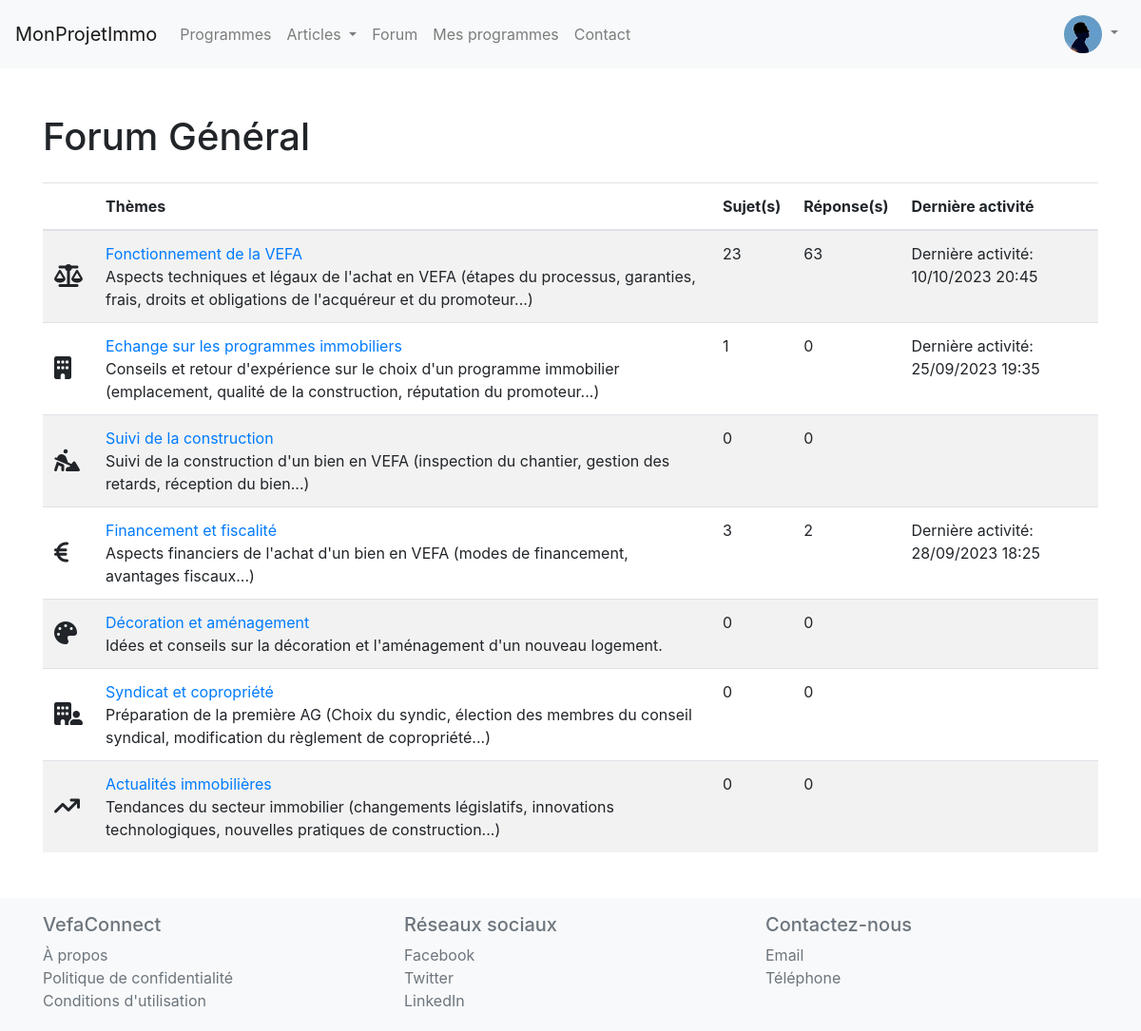
/general_forum/ (signed in), run on the app's committed database.
### forum/models.py (models this page shows, shortened)
class UserProfile(models.Model):
    GENDER_CHOICES = (
        ('M', 'Male'),
        ('F', 'Female'),
        ('O', 'Other'),
)
    user = models.OneToOneField(User, on_delete=models.CASCADE)
    bio = models.TextField(blank=True)
    followed_programs = models.ManyToManyField('website.RealEstateProgram', through='website.FollowedProgram', related_name='followers')
    joined_date = models.DateTimeField(auto_now_add=True)
    photo = models.ImageField(upload_to='user_photos/', blank=True, null=True)
    first_name = models.CharField(max_length=30, blank=True, null=True)
    last_name = models.CharField(max_length=30, blank=True, null=True)
    gender = models.CharField(max_length=1, null=False, blank=False, choices=GENDER_CHOICES)

class Forum(models.Model):
    name = models.CharField(max_length=200)
    description = models.TextField(blank=True)
    slug = models.SlugField(unique=True, blank=True)

class ForumTheme(models.Model):
    title = models.CharField(max_length=200)
    description = models.TextField(blank=True)
    forum = models.ForeignKey(Forum, on_delete=models.CASCADE, related_name='themes')
    order = models.IntegerField(default=0)
    icon_class = models.CharField(max_length=100, null=True, blank=True)
    slug = models.SlugField(unique=True, blank=True)
    def get_last_activity_date(self):
        last_post_date = self.posts.aggregate(Max('date_posted'))['date_posted__max']
        last_reply_date = Reply.objects.filter(post__theme=self).aggregate(Max('date_posted'))['date_posted__max']
        if last_post_date and last_reply_date:
            return max(last_post_date, last_reply_date)
        elif last_post_date:
            return last_post_date
        else:
            return last_reply_date
    def post_count(self):
        return self.posts.count()
    def reply_count(self):
        return Reply.objects.filter(post__in=self.posts.all()).count()

### forum/views.py (the view)
# urls.py: path('general_forum/', general_forum_view, name='general_forum'),
def general_forum_view(request):
    forum = get_object_or_404(Forum, name="Forum Général")
    themes = forum.themes.all().order_by('order')
    return render(request, 'general_forum.html', {'forum': forum, 'themes': themes})

### VefaConnect/context_processors.py (called while the page is built)
def categories(request):
    return {
        'categories': Category.objects.all()
    }

### forum/templates/general_forum.html (shortened to what this page needs)
{% extends 'base.html' %}
{% load static %}
{% block content %}
<head>
    <link rel="stylesheet" href="{% static 'forum/css/style.css' %}">
    <link href="{% static 'fontawesomefree/css/fontawesome.css' %}" rel="stylesheet" type="text/css">
    <link href="{% static 'fontawesomefree/css/brands.css' %}" rel="stylesheet" type="text/css">
    <link href="{% static 'fontawesomefree/css/solid.css' %}" rel="stylesheet" type="text/css">
</head>
<div class="container my-5">
    <h1>{{ forum.name }}</h1>
    <table class="table table-striped mt-4">
        <thead>
            <tr>
                <th scope="col"></th>
                <th scope="col">Thèmes</th>
                <th scope="col">Sujet(s)</th>
                <th scope="col">Réponse(s)</th>
                <th scope="col">Dernière activité</th>
            </tr>
        </thead>
        <tbody>
            {% for theme in themes %}
                <tr>
                    <td class="align-middle">
                        {% if theme.icon_class %}
                            <i class="{{ theme.icon_class }} icon-full-height"></i>
                        {% endif %}
                    </td>
                    <td>
                        <div><a href="{% url 'forum_theme_detail' topic_slug=theme.slug %}">{{ theme.title }}</a></div>
                        <div>{{ theme.description }}</div>
                    </td>
                    <td>
                        {{ theme.post_count|default:"0" }}
                    </td>
                    <td>
                        {{ theme.reply_count|default:"0" }}
                    </td>
                    <td>
                        {% if theme.get_last_activity_date %}
                            Dernière activité: {{ theme.get_last_activity_date|date:"d/m/Y H:i" }}
                        {% endif %}
                    </td>
                </tr>
            {% endfor %}
        </tbody>
    </table>
</div>
{% endblock %}

### templates/navbar.html (shortened to what this page needs)
<nav class="navbar navbar-expand-lg navbar-light bg-light">
    <a class="navbar-brand" href="{% url 'home' %}">MonProjetImmo</a>
    <div class="collapse navbar-collapse" id="navbarNav">
        <ul class="navbar-nav">
            <li class="nav-item">
                <a class="nav-link" href="{% url 'program_search' %}">Programmes</a>
            </li>
            <li class="nav-item dropdown">
                <a class="nav-link dropdown-toggle" href="#" id="articleDropdown" role="button" data-toggle="dropdown" aria-haspopup="true" aria-expanded="false">
                    Articles
                </a>
            </li>
            <li class="nav-item">
                <a class="nav-link" href="{% url 'general_forum' %}">Forum</a>
            </li>
            <li class="nav-item">
                <a class="nav-link" href="{% url 'programmes_suivis' %}"> Mes programmes</a>
            </li>
            <li class="nav-item">
                <a class="nav-link" href="{% url 'contact' %}">Contact</a>
            </li>
        </ul>
        <ul class="navbar-nav ml-auto">
            {% if user.is_authenticated %}
            <li class="nav-item dropdown">
                <a class="nav-link dropdown-toggle" href="#" id="navbarDropdown" role="button" data-toggle="dropdown" aria-haspopup="true" aria-expanded="false">
                    <img src="{{ user.userprofile.photo.url  }}" class="rounded-circle" style="width:40px; height:40px; object-fit:cover;" alt="Avatar">
                </a>
            </li>
            {% endif %}
        </ul>
    </div>
</nav>

### website/static/website/css/style.css (style rules this page uses)
html, body { height: 100%; display: flex; flex-direction: column; }
body { flex-grow: 1; margin-bottom: 0; }

### forum/templates/general_forum.html (style rules this page uses)
.icon-full-height { height: 100%; font-size: 1.5em; }

### data on the page
Forum: name "Forum Général"
ForumTheme: title "Fonctionnement de la VEFA", description "Aspects techniques et légaux de l'achat en VEFA (étapes du processus, garanties, frais, droits et obligations de l'acquéreur et du promoteur...)", post_count "23", reply_count "63", get_last_activity_date "10/10/2023 20:45"
ForumTheme: title "Echange sur les programmes immobiliers", description "Conseils et retour d'expérience sur le choix d'un programme immobilier (emplacement, qualité de la construction, réputation du promoteur...)", post_count "1", reply_count "0", get_last_activity_date "25/09/2023 19:35"
ForumTheme: title "Suivi de la construction", description "Suivi de la construction d'un bien en VEFA (inspection du chantier, gestion des retards, réception du bien...)", post_count "0", reply_count "0"
ForumTheme: title "Financement et fiscalité", description "Aspects financiers de l'achat d'un bien en VEFA (modes de financement, avantages fiscaux...)", post_count "3", reply_count "2", get_last_activity_date "28/09/2023 18:25"
ForumTheme: title "Décoration et aménagement", description "Idées et conseils sur la décoration et l'aménagement d'un nouveau logement.", post_count "0", reply_count "0"
ForumTheme: title "Syndicat et copropriété", description "Préparation de la première AG (Choix du syndic, élection des membres du conseil syndical, modification du règlement de copropriété...)", post_count "0", reply_count "0"
ForumTheme: title "Actualités immobilières", description "Tendances du secteur immobilier (changements législatifs, innovations technologiques, nouvelles pratiques de construction...)", post_count "0", reply_count "0"
